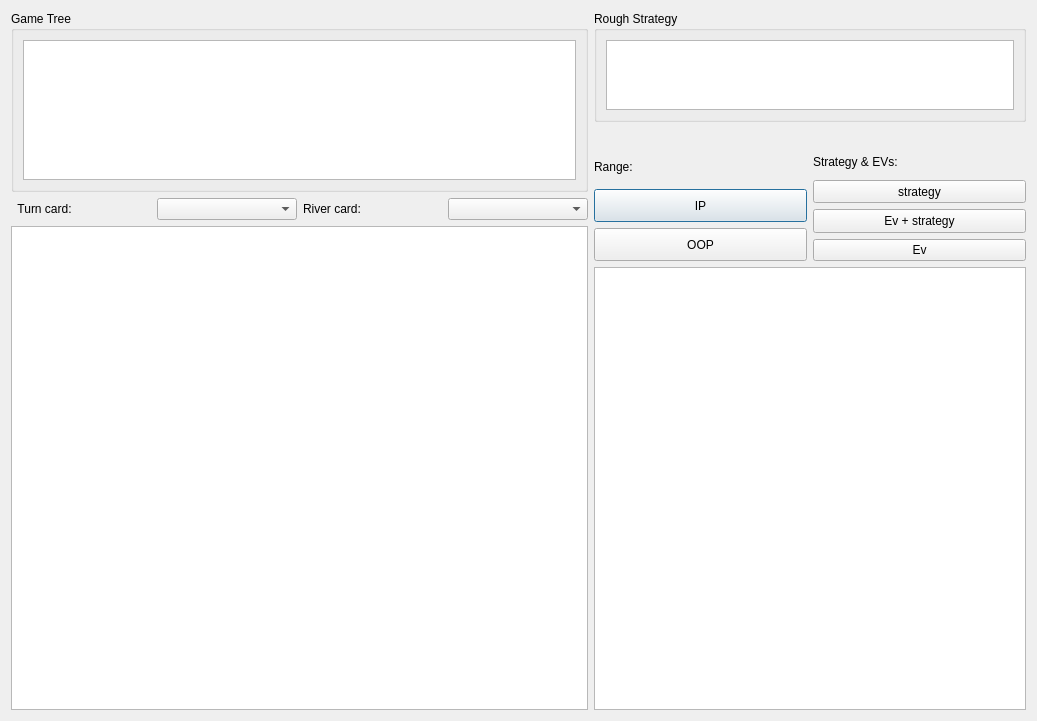
<?xml version="1.0" encoding="UTF-8"?>
<ui version="4.0">
 <class>StrategyExplorer</class>
 <widget class="QDialog" name="StrategyExplorer">
  <property name="geometry">
   <rect>
    <x>0</x>
    <y>0</y>
    <width>1037</width>
    <height>721</height>
   </rect>
  </property>
  <property name="windowTitle">
   <string>StrategyExplorer</string>
  </property>
  <layout class="QHBoxLayout" name="horizontalLayout" stretch="4,3">
   <item>
    <layout class="QVBoxLayout" name="verticalLayout" stretch="3,0,8">
     <item>
      <widget class="QGroupBox" name="groupBox">
       <property name="title">
        <string>Game Tree</string>
       </property>
       <layout class="QVBoxLayout" name="verticalLayout_3">
        <item>
         <widget class="QSTreeView" name="gameTreeView">
          <attribute name="headerVisible">
           <bool>false</bool>
          </attribute>
         </widget>
        </item>
       </layout>
      </widget>
     </item>
     <item>
      <layout class="QHBoxLayout" name="horizontalLayout_3">
       <item>
        <widget class="QLabel" name="label">
         <property name="sizePolicy">
          <sizepolicy hsizetype="Preferred" vsizetype="Preferred">
           <horstretch>0</horstretch>
           <verstretch>0</verstretch>
          </sizepolicy>
         </property>
         <property name="text">
          <string>  Turn card:</string>
         </property>
        </widget>
       </item>
       <item>
        <widget class="QComboBox" name="turnCardBox"/>
       </item>
       <item>
        <widget class="QLabel" name="label_2">
         <property name="text">
          <string>River card:</string>
         </property>
        </widget>
       </item>
       <item>
        <widget class="QComboBox" name="riverCardBox"/>
       </item>
      </layout>
     </item>
     <item>
      <widget class="HtmlTableView" name="strategyTableView">
       <property name="styleSheet">
        <string notr="true"/>
       </property>
       <attribute name="horizontalHeaderVisible">
        <bool>false</bool>
       </attribute>
       <attribute name="verticalHeaderVisible">
        <bool>false</bool>
       </attribute>
      </widget>
     </item>
    </layout>
   </item>
   <item>
    <layout class="QVBoxLayout" name="verticalLayout_2" stretch="10,2,10,40">
     <item>
      <widget class="QGroupBox" name="groupBox_2">
       <property name="title">
        <string>Rough Strategy</string>
       </property>
       <property name="flat">
        <bool>true</bool>
       </property>
       <layout class="QVBoxLayout" name="verticalLayout_4">
        <item>
         <widget class="HtmlTableView" name="roughStrategyView">
          <property name="verticalScrollBarPolicy">
           <enum>Qt::ScrollBarAlwaysOff</enum>
          </property>
          <property name="horizontalScrollBarPolicy">
           <enum>Qt::ScrollBarAlwaysOff</enum>
          </property>
          <attribute name="horizontalHeaderVisible">
           <bool>false</bool>
          </attribute>
          <attribute name="verticalHeaderVisible">
           <bool>false</bool>
          </attribute>
         </widget>
        </item>
       </layout>
      </widget>
     </item>
     <item>
      <layout class="QHBoxLayout" name="gameInfoLayout"/>
     </item>
     <item>
      <layout class="QHBoxLayout" name="modeChoseLayout" stretch="1,1">
       <item>
        <layout class="QVBoxLayout" name="verticalLayout_5" stretch="1,1,1">
         <item>
          <widget class="QLabel" name="label_4">
           <property name="text">
            <string>Range:</string>
           </property>
          </widget>
         </item>
         <item>
          <widget class="QPushButton" name="ipRangeButtom">
           <property name="sizePolicy">
            <sizepolicy hsizetype="Minimum" vsizetype="Minimum">
             <horstretch>0</horstretch>
             <verstretch>0</verstretch>
            </sizepolicy>
           </property>
           <property name="text">
            <string>IP</string>
           </property>
          </widget>
         </item>
         <item>
          <widget class="QPushButton" name="oopRangeButtom">
           <property name="sizePolicy">
            <sizepolicy hsizetype="Minimum" vsizetype="Minimum">
             <horstretch>0</horstretch>
             <verstretch>0</verstretch>
            </sizepolicy>
           </property>
           <property name="text">
            <string>OOP</string>
           </property>
          </widget>
         </item>
        </layout>
       </item>
       <item>
        <layout class="QVBoxLayout" name="verticalLayout_6" stretch="1,1,1,0">
         <item>
          <widget class="QLabel" name="label_5">
           <property name="text">
            <string>Strategy &amp; EVs:</string>
           </property>
          </widget>
         </item>
         <item>
          <widget class="QPushButton" name="strategyModeButtom">
           <property name="sizePolicy">
            <sizepolicy hsizetype="Minimum" vsizetype="Minimum">
             <horstretch>0</horstretch>
             <verstretch>0</verstretch>
            </sizepolicy>
           </property>
           <property name="text">
            <string>strategy</string>
           </property>
          </widget>
         </item>
         <item>
          <widget class="QPushButton" name="evModeButtom">
           <property name="sizePolicy">
            <sizepolicy hsizetype="Minimum" vsizetype="Minimum">
             <horstretch>0</horstretch>
             <verstretch>0</verstretch>
            </sizepolicy>
           </property>
           <property name="text">
            <string>Ev + strategy</string>
           </property>
          </widget>
         </item>
         <item>
          <widget class="QPushButton" name="evOnlyModeButtom">
           <property name="sizePolicy">
            <sizepolicy hsizetype="Minimum" vsizetype="Minimum">
             <horstretch>0</horstretch>
             <verstretch>0</verstretch>
            </sizepolicy>
           </property>
           <property name="text">
            <string>Ev</string>
           </property>
          </widget>
         </item>
        </layout>
       </item>
      </layout>
     </item>
     <item>
      <layout class="QHBoxLayout" name="detailInformationLayout">
       <item>
        <widget class="HtmlTableView" name="detailView">
         <attribute name="horizontalHeaderVisible">
          <bool>false</bool>
         </attribute>
         <attribute name="verticalHeaderVisible">
          <bool>false</bool>
         </attribute>
        </widget>
       </item>
      </layout>
     </item>
    </layout>
   </item>
  </layout>
 </widget>
 <customwidgets>
  <customwidget>
   <class>QSTreeView</class>
   <extends>QTreeView</extends>
   <header location="global">qstreeview.h</header>
  </customwidget>
  <customwidget>
   <class>HtmlTableView</class>
   <extends>QTableView</extends>
   <header>htmltableview.h</header>
  </customwidget>
 </customwidgets>
 <resources/>
 <connections/>
</ui>
